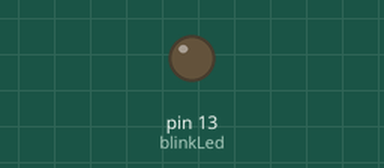
This sketch was run on a simulated Arduino Uno, built with avr-gcc and run on an emulated ATmega328P. On the bench: output pins drawn as LEDs (lit = HIGH). What the sketch prints to the serial monitor is not drawn.

Above: at 0.4 s.
At 13.5 s:
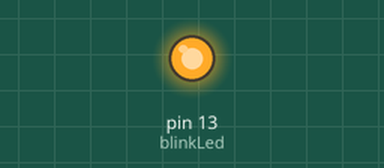
Timing chart, 0 to 15.1 s (numbered marks = the images above):
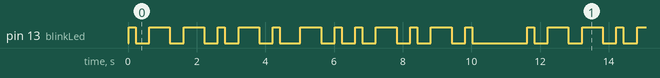

Measured:
- by itself, pin 13 (blinkLed): moves between LOW and HIGH, repeating every 11.6 s
- by itself, everything shown: repeats every 11.6 s, in 26 steps

The sketch:

MorseCodeThingo.ino
```cpp
int timeUnit = 200;
int dash = timeUnit * 3;
int dot = timeUnit * 1;
int letterGap = timeUnit;
int wordGap = timeUnit * 6;

int delayTime;
int blinkLed = 13;

char letters[] = {'a','b','c','d', ' '};
char *symbols[] = {". -", "- . . .", "- . - .", "- . .", ' '};

String sentence = "ac dc";
void setup() {
  Serial.begin(9600);
  Serial.println("Setting project morse code");
  pinMode(blinkLed, OUTPUT);
  Serial.println("set up complete");
}

void message(String msg) {
  Serial.print(msg);
  Serial.println(" ");

  int i;
  for (i = 0; i < msg.length(); i++) {
    delayTime = 0;
    Serial.print(msg[i]);
    if (msg[i] == '.') {
      Serial.println(" dot");
      delayTime = dot;
    } else if (msg[i] == '-') {
      Serial.println(" dash");
      delayTime = dash;
    }
    Serial.print("ON");
    digitalWrite(blinkLed, HIGH);
    delay(delayTime);
    Serial.println(" OFF");
    digitalWrite(blinkLed, LOW);
    delay(letterGap);
  }

}

String convertToMorse(String s){
  // iterate through the letters of this string
  // check to see where in the letters[] this letter
  // capture the morse code from symbols[]
  String out = "";
  for (int i = 0; i < s.length(); i++){
    for (int j = 0; j < sizeof(letters) - 1; j++){
      if (s[i] == letters[j]){
        out += symbols[j];
      }
    }
    out+= ' ';
  }
  return out;
}

void loop() {
  String code = convertToMorse(sentence);
  message(code);
//  message("-_._-_.");
//  message("._-");
//  message("-_-");
  digitalWrite(blinkLed, LOW);
  delay(wordGap);
}
```
